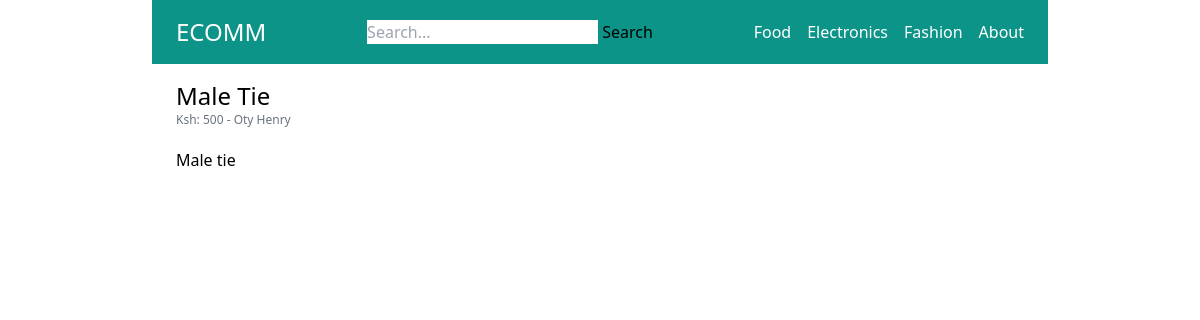
Before: /fashion/tie/ with the older database file.
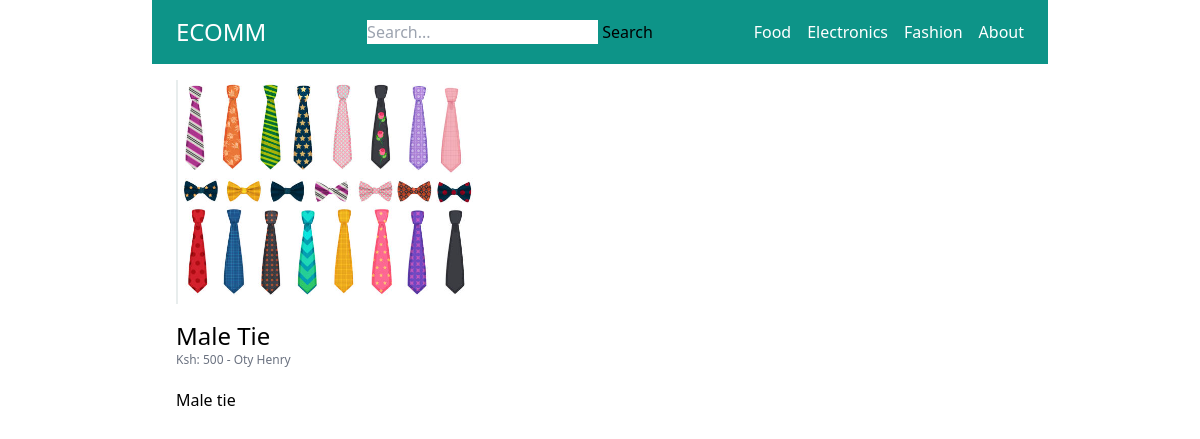
After: the same page with the newer database file.
### store/models.py (models this page shows, shortened)
class Product(models.Model):
    category = models.ForeignKey(Category, related_name='products', on_delete=models.CASCADE)
    user = models.ForeignKey(User, related_name='products', on_delete=models.CASCADE)
    title = models.CharField(max_length=50)
    slug = models.SlugField(max_length=50)
    description = models.TextField(max_length=300, blank=True, null=True)
    price = models.IntegerField()
    image = models.ImageField(upload_to='uploads/product_images/', blank=True, null=True)
    created_at = models.DateTimeField(auto_now_add=True)
    updated_at = models.DateTimeField(auto_now=True)
    class Meta:
        ordering = ('-created_at', )

### store/views.py (the view)
# urls.py: path('<slug:category_slug>/<slug:slug>/', views.productDetail, name='product_detail'),
def productDetail(request, category_slug, slug):
    product = get_object_or_404(Product, slug=slug)
    return render(request, 'store/product_detail.html', {'product': product})

### store/templatetags/menu.py (called while the page is built)
@register.inclusion_tag('core/menu.html')
def menu():
    categories  = Category.objects.all()
    return {'categories': categories}

### store/templates/store/product_detail.html (shortened to what this page needs)
{% extends 'core/base.html' %}
{% block content %}
    {% if product.image %}
        <div class="image mb-4">
            <img src="{{product.image.url}}" alt="{{product.title}} Image">
        </div>
    {% endif %}
    <h1 class="text-2xl">{{product.title}}</h1>
    <p class="text-xs text-gray-500">Ksh: {{product.price}} - <a href="{% url 'vendor_detail' product.user.id %}">{% firstof product.user.get_full_name product.user.username %}</a></p>
    {% if product.description %}
        <p class="mt-5">
            {{product.description}}
        </p>
    {% endif %}
{% endblock %}

Changed rows visible on the page:
changed Product "Male Tie": image: picture added
